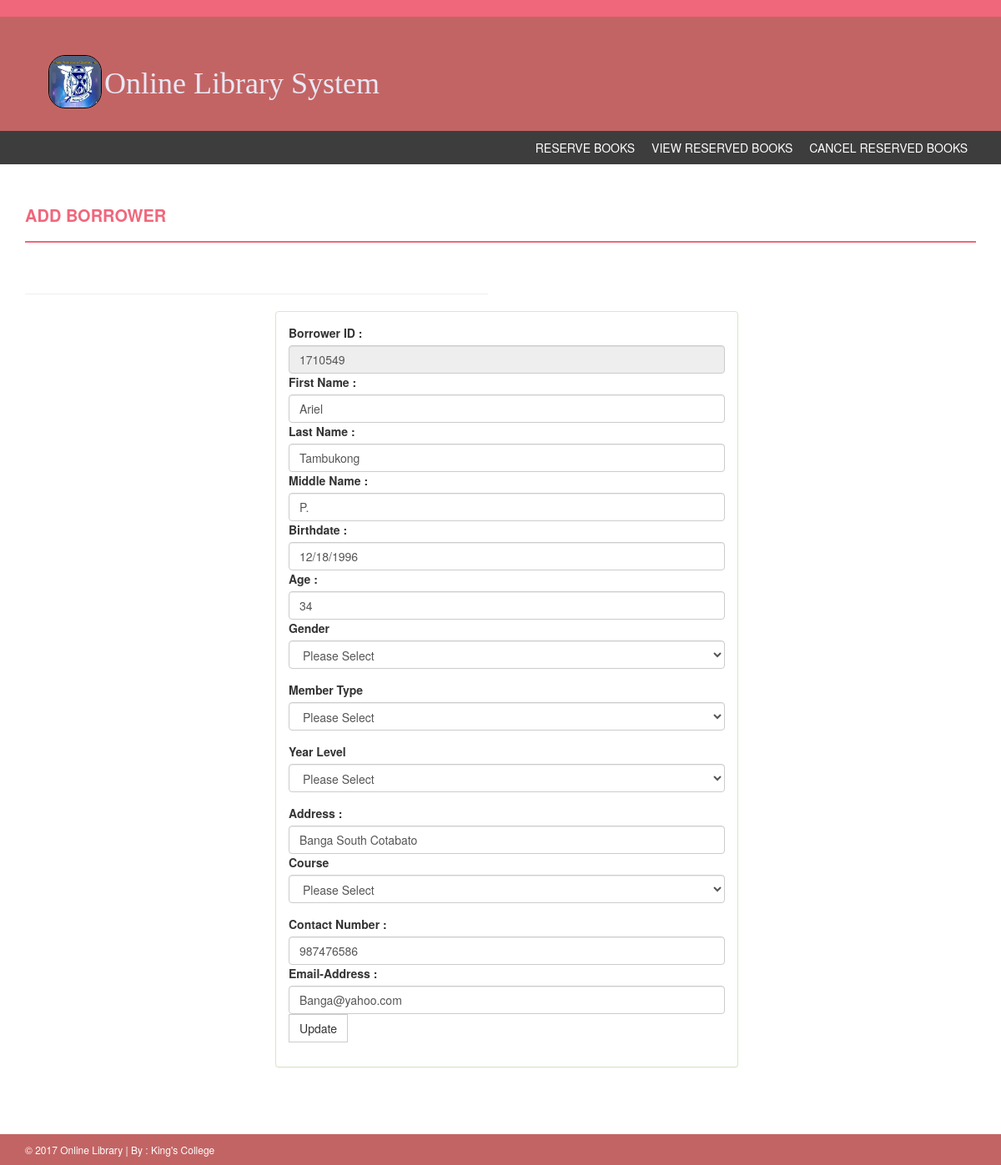
The page /php/edit_add_borrower.php?id=31 on the database its author committed.
### tables this page shows
CREATE TABLE `student` (
  `student_id` int(11) NOT NULL,
  `first_name` varchar(100) NOT NULL,
  `last_name` varchar(100) NOT NULL,
  `middle_name` varchar(100) NOT NULL,
  `age` int(11) NOT NULL,
  `gender` varchar(100) NOT NULL,
  `student_num_id` int(11) NOT NULL,
  `year_level` int(11) NOT NULL,
  `address` varchar(100) NOT NULL,
  `course_id` int(11) NOT NULL,
  `contact_number` int(11) NOT NULL,
  `contemporary_year` int(11) NOT NULL,
  `uncontemporary_year` int(11) NOT NULL,
  `email_address` varchar(100) NOT NULL,
  `birthdate` varchar(100) NOT NULL,
  `staff_type_id` int(11) NOT NULL
);

### php/edit_add_borrower.php (the view, shortened to what this page needs)
<link href="../assets/css/bootstrap.css" rel="stylesheet" />
    <link href="../assets/css/font-awesome.css" rel="stylesheet" />
    <link href="../assets/css/style.css" rel="stylesheet" />
    <link href="../assets/css/style2.css" rel="stylesheet" />
<?php
include('../config.php');
include('header.php');
if(isset($_GET['id'])){
    $id=$_GET['id'];
    $sql='SELECT * FROM `student` WHERE student.student_id="'.$id.'"';
    $qry=mysqli_query($CON, $sql) or die(mysqli_error($qry));
    while($row=mysqli_fetch_array($qry)){
        $first_name=$row['first_name'];
        $last_name=$row['last_name'];
        $middle_name=$row['middle_name'];
        $age=$row['age'];
        $student_num_id=$row['student_num_id'];
        $address=$row['address'];
        $contact_number=$row['contact_number'];
        $email_address=$row['email_address'];
        $birthdate=$row['birthdate'];
    }
}
?>
<div class="content-wrapper">
        <div class="container">
            <div class="row">
                <div class="col-md-12">
                    <h4 class="page-head-line">Add Borrower</h4>
                </div>
            </div>
            <div class="row">
                <div class="col-md-12">
                </div>
            </div>
            <div class="row">
                <div class="col-md-6">
                    <hr>
                     <div class="Compose-Message">
                <div class="panel panel-success" style="margin-right: -300px;margin-left: 300px;">
                    <div class="panel-body">
                        <form action="" method="post" enctype="multipart/form-data">
                        <label>Borrower ID :  </label>
                        <input name="" disabled="yes" placeholder="Author ID" value="<?php echo $student_num_id ?>" placeholder="" id="input-stock(units)" required="" class="form-control" type="text">
                        <label>First Name :  </label>
                        <input  name="first_name" value="<?php echo $first_name; ?>" placeholder="First Name" id="input-price" required="" class="form-control" type="text">
                        <label>Last Name :  </label>
                        <input name="last_name" value="<?php echo $last_name; ?>" placeholder="Last Name" id="input-price" required="" class="form-control" type="text">
                        <label>Middle Name :  </label>
                        <input name="middle_name" value="<?php echo $middle_name; ?>" placeholder="Telephone Number" id="input-price" required="" class="form-control" type="text">
                        <label>Birthdate :  </label>
                        <input name="birthdate" value="<?php echo $birthdate; ?>" placeholder="Telephone Number" id="input-price" required="" class="form-control" type="text">
                        <label>Age :  </label>
                        <input name="age" value="<?php echo $age; ?>" placeholder="Telephone Number" id="input-price" required="" class="form-control" type="text">
                        <div class="form-group">
                                            <label>Gender</label>
                                            <select name="gender" class="form-control">
                                                <option value="0">Please Select</option>
                                            </select>
                        </div>
                        <div class="form-group">
                                            <label>Member Type</label>
                                            <select name="member_type" class="form-control">
                                                <option value="0">Please Select</option>
                                            </select>
                        </div>
                        <div class="form-group">
                                            <label>Year Level</label>
                                            <select name="year_level" class="form-control">
                                                <option value="0">Please Select</option>
                                            </select>
                        </div>
                        <label>Address :  </label>
                        <input name="address" value="<?php echo $address; ?>" placeholder="Address" id="input-price" required="" class="form-control" type="text">
                        <div class="form-group">
                                            <label>Course</label>
                                            <select name="course" class="form-control">
                                                <option value="0">Please Select</option>
                                            </select>
                        </div>
                        <label>Contact Number :  </label>
                        <input name="contact_number" value="<?php echo $contact_number; ?>" placeholder="Contact Number" id="input-price" required="" class="form-control" type="text">
                        <label>Email-Address :  </label>
                        <input name="email_address" value="<?php echo $email_address; ?>" placeholder="Email-Address" id="input-price" required="" class="form-control" type="text">
                        <button type="submit" value="Update" name="update" class="btn btn-default">Update</button>
                      </form>
                    </div>
                </div>
                     </div>
                </div>
            </div>
        </div>
    </div>
<?php
include('footer.php');
?>

### assets/css/style.css (style rules this page uses)
body { font-family: 'Roboto', sans-serif; line-height: 30px; }
.content-wrapper { margin-top: 40px; min-height: 600px; padding-bottom: 60px; }
.page-head-line { font-weight: 900; padding-bottom: 20px; border-bottom: 2px solid #F0677C; text-transform: uppercase; color: #F0677C; font-size: 20px; margin-bottom: 40px; }
.btn { border-radius: 0px; -webkit-border-radius: 0px; -moz-border-radius: 0px; }

### assets/css/style2.css (style rules this page uses)
*, *::before, *::after { -webkit-box-sizing: border-box; -moz-box-sizing: border-box; box-sizing: border-box; }
body { font-family: 'Roboto', sans-serif; font-weight: 400px; }
body { font-family: "Helvetica Neue",Helvetica,Arial,sans-serif; font-size: 14px; line-height: 1.428571429; color: #333; }
html { font-size: 62.5%; }
html { font-family: sans-serif; -webkit-text-size-adjust: 100%; }

### rows shown on the page
student: student_num "1710549", first_name "Ariel", last_name "Tambukong", middle_name "P.", birthdate "12/18/1996", age "34", address "Banga South Cotabato", contact_number "987476586", email_address "Banga@yahoo.com"
